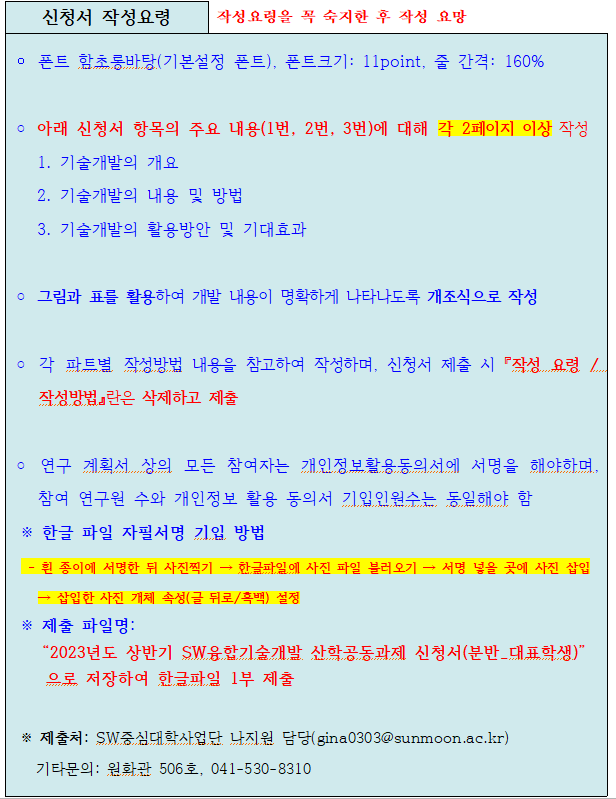
#> input picture media/111.PNG, 616 x 799 px, found by its file name
$ python image_processing_test.py
#> lines starting #> are read from the running program, lines starting #| are printed output that depends on the picture
#> further down, image is the input picture: PIL image 616x799 RGBA; mean R, G, B, A 206, 224, 225.3, 255
from PIL import Image, ImageEnhance, ImageFilter
import numpy as np

def preprocess_image(image):
    """이미지 전처리 함수: 대비 조정 및 해상도 향상"""
    # 1. 흑백 변환
    image = image.convert("L")  # 그레이스케일로 변환
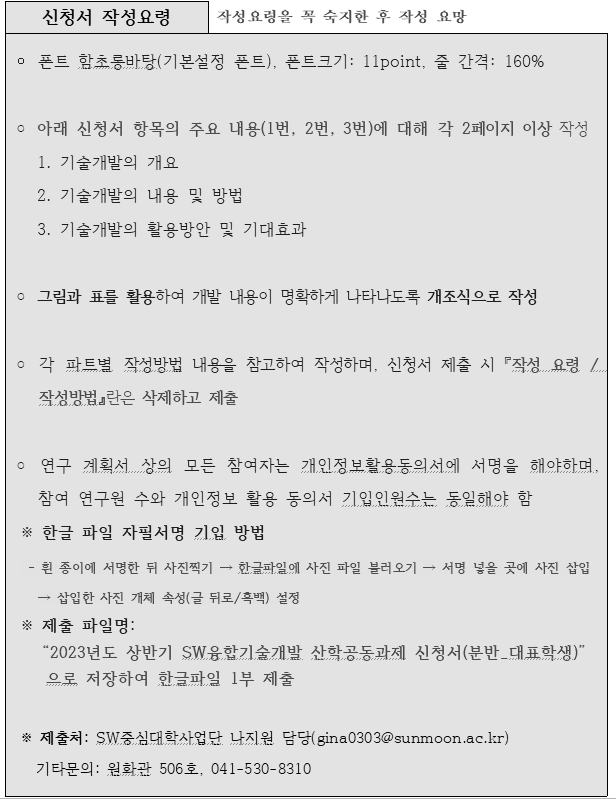
#> image: PIL image 616x799 L; min 0, max 255, mean 219.1

    # 2. 대비 증가
    enhancer = ImageEnhance.Contrast(image)
    image = enhancer.enhance(3)  # 대비 증가 (값 조정 가능)
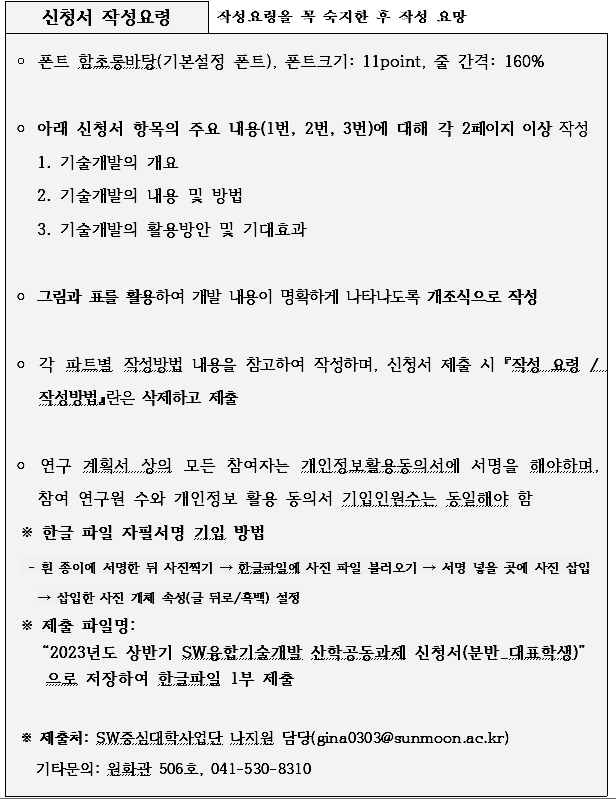
#> image: PIL image 616x799 L; min 0, max 255, mean 228

    # [7 lines of commented-out code are left out]
    resize_num = 2
    image = image.resize((image.width * resize_num, image.height * resize_num), Image.LANCZOS)  # 해상도 향상
#> image: PIL image 1232x1598 L

    # 6. 선명도 향상
    enhancer = ImageEnhance.Sharpness(image)
    image = enhancer.enhance(3)  # 선명도 증가 (값 조정 가능)

    return image

if __name__ == "__main__":
    # 이미지 테스트
    input_image_path = "media/111.PNG"  # 입력 이미지 경로
    output_image_path = "python_test/processed_image_test/output_image.png"  # 출력 이미지 경로

    # 이미지 열기
    try:
        image = Image.open(input_image_path)
        # 이미지 전처리 수행
        processed_image = preprocess_image(image)
        # 처리된 이미지 저장
        processed_image.save(output_image_path)
        print(f"Processed image saved as {output_image_path}")
    except Exception as e:
        print(f"Error processing image: {str(e)}")
